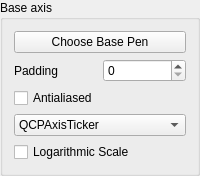
                                                            <widget class="QGroupBox" name="groupBox_3">
                                                                <property name="title">
                                                                    <string>Base axis</string>
                                                                </property>
                                                                <layout class="QGridLayout" name="gridLayout_34">
                                                                    <item row="1" column="0">
                                                                        <layout class="QHBoxLayout" name="horizontalLayout_35">
                                                                            <item>
                                                                                <widget class="QLabel" name="label_35">
                                                                                    <property name="text">
                                                                                        <string>Padding</string>
                                                                                    </property>
                                                                                </widget>
                                                                            </item>
                                                                            <item>
                                                                                <widget class="QSpinBox" name="spinBox_xAxis2_setPadding"/>
                                                                            </item>
                                                                        </layout>
                                                                    </item>
                                                                    <item row="0" column="0">
                                                                        <widget class="QPushButton" name="pushButton_xAxis2_setBasePen">
                                                                            <property name="text">
                                                                                <string>Choose Base Pen</string>
                                                                            </property>
                                                                        </widget>
                                                                    </item>
                                                                    <item row="5" column="0">
                                                                        <widget class="QCheckBox" name="checkBox_xAxis2_setLogarithmicScale">
                                                                            <property name="text">
                                                                                <string>Logarithmic Scale</string>
                                                                            </property>
                                                                        </widget>
                                                                    </item>
                                                                    <item row="4" column="0">
                                                                        <widget class="QComboBox" name="comboBox_xAxis2_setTicker">
                                                                            <item>
                                                                                <property name="text">
                                                                                    <string>QCPAxisTicker</string>
                                                                                </property>
                                                                            </item>
                                                                            <item>
                                                                                <property name="text">
                                                                                    <string>QCPAxisTickerPi</string>
                                                                                </property>
                                                                            </item>
                                                                            <item>
                                                                                <property name="text">
                                                                                    <string>QCPAxisTickerDateTime</string>
                                                                                </property>
                                                                            </item>
                                                                            <item>
                                                                                <property name="text">
                                                                                    <string>QCPAxisTickerFixed</string>
                                                                                </property>
                                                                            </item>
                                                                            <item>
                                                                                <property name="text">
                                                                                    <string>QCPAxisTickerLog</string>
                                                                                </property>
                                                                            </item>
                                                                            <item>
                                                                                <property name="text">
                                                                                    <string>QCPAxisTickerText</string>
                                                                                </property>
                                                                            </item>
                                                                            <item>
                                                                                <property name="text">
                                                                                    <string>QCPAxisTickerTime</string>
                                                                                </property>
                                                                            </item>
                                                                        </widget>
                                                                    </item>
                                                                    <item row="3" column="0">
                                                                        <widget class="QCheckBox" name="checkBox_xAxis2_setAntialiased">
                                                                            <property name="text">
                                                                                <string>Antialiased</string>
                                                                            </property>
                                                                        </widget>
                                                                    </item>
                                                                </layout>
                                                            </widget>
